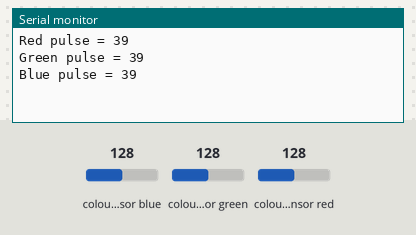
Bench run of a sketch on a simulated Arduino Uno, built with avr-gcc and run on an emulated ATmega328P. Parts: the last lines printed to the serial monitor. Wiring (inferred from the names in the program): TCS3200 colour sensor: output pin 8; S2 pin 6; S3 pin 7; S0 pin 4; S1 pin 5. Inputs (shaded band) come from the test bench; at power-on: colour sensor blue 128, colour sensor green 128, colour sensor red 128.

Above: at 1.2 s.
1.3 s: colour sensor blue set to 5
At 2.3 s:
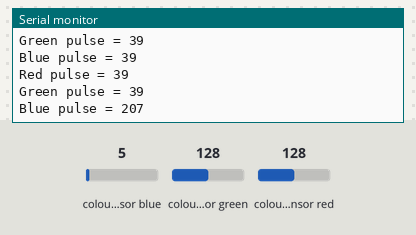
2.8 s: colour sensor green set to 5
At 4.1 s:
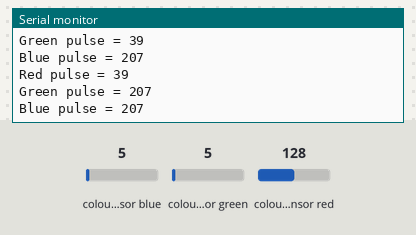
4.3 s: colour sensor red set to 5
At 5.9 s:
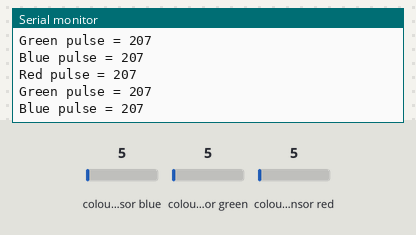

Measured:
- after the input at 1.3 s, the serial monitor: prints a new line after 0.54 s (image 1)
- after the input at 2.8 s, the serial monitor: prints a new line after 0.82 s (image 2)
- after the input at 4.3 s, the serial monitor: prints a new line after 1.1 s (image 3)

The sketch:

Color_Sensor_TCS230.ino
```cpp
/*

 By Alexandros Panagiotakopoulos - alexandrospanag.github.io


 The TCS239 operates on a wide voltage rate and outputs square wave whose frequency reflects the color intensity
 Signal output
The signal output by the TCS230 is obtained by a current to frequency converter that takes as its input the average current from the selected set of photodiodes.
The idea is that you switch one set on, take a reading and then switch to the next set until all four measurements are done.
The output signal is a square wave with even mark to space ratio: 50% high, 50% low.
SOURCE: https://www.best-microcontroller-projects.com/tcs230.html


 Meterial used : Arduino UNO
                 TCS230
*/


#define S0 4
#define S1 5
#define S2 6
#define S3 7
#define sensorOut 8

//variables for color pulse width measurements

int red_pulse = 0;
int green_pulse = 0;
int blue_pulse =  0;


  /// VOID SETUP ////////////////////////////////////////////////////////////////////////////////////////////////////////////////////////////////////////////
void setup() {


  //Setting up S0, S1, S2 , S3  AS OUTPUTS
 pinMode(S0, OUTPUT);
 pinMode(S1, OUTPUT);
 pinMode(S2, OUTPUT);
 pinMode(S3, OUTPUT);

 // Set sensor output as input
 pinMode(sensorOut, INPUT);

 // Set pulse width scaling to 20%
 digitalWrite(S0, HIGH);
 digitalWrite(S1, LOW);

 //Setup Serial Monitor
 Serial.begin(9600);
}

  /// VOID LOOP //////////////////////////////////////////////////////////////////////////////////////////////////////////////////////////////////////////////

  void loop(){

    // read red pulse width
    red_pulse = getRedPulse();
    // Delay to stabilize sensor
    delay(200);

    // Read green pulse width
    green_pulse = getGreenPulse();
    // Delay to stabilize sensor
    delay(200);

    // read blue pulse width
    blue_pulse = getBluePulse();
    // Delay to stabilize sensor
    delay(200);


   // Print output to serial monitor
   Serial.print ("Red pulse = ");
   Serial.print(red_pulse);
   Serial.print ("\n");
   Serial.print("Green pulse = ");
   Serial.print(green_pulse);
   Serial.print ("\n");
   Serial.print("Blue pulse = ");
   Serial.print(blue_pulse);
   Serial.print ("\n");
  }

  int getRedPulse(){
    //SET SENSOR TO READ RED ONLY
    digitalWrite(S2, LOW);
    digitalWrite(S3, LOW);
    // Define integer to represent Pulse width
    int PW;
    // Read the output pulse width
    PW = pulseIn(sensorOut, LOW);
    //return pulse width;
    return PW;
  }

    int getGreenPulse(){
    //SET SENSOR TO READ GREEN ONLY
    digitalWrite(S2,HIGH);
    digitalWrite(S3,HIGH);
    // Define integer to represent Pulse width
    int PW;
    // Read the output pulse width
    PW = pulseIn(sensorOut, LOW);
    //return pulse width;
    return PW;
  }

    int getBluePulse(){
    //SET SENSOR TO READ BLUE ONLY
    digitalWrite(S2,LOW);
    digitalWrite(S3,HIGH);
    // Define integer to represent Pulse width
    int PW;
    // Read the output pulse width
    PW = pulseIn(sensorOut, LOW);
    //return pulse width;
    return PW;
  }
```
